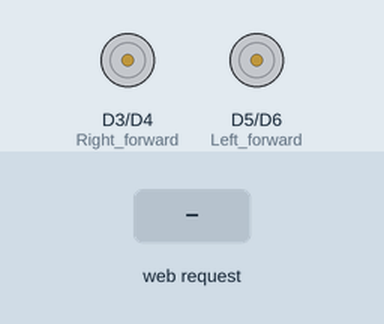
The sketch below on a simulated ESP8266 (NodeMCU). On the bench: motor-driver pin pairs drawn as motors (green arrow = first pin HIGH = forward, orange = second pin HIGH = backward, longer = more drive). The inputs (shaded band) are chosen by the test bench. WiFi joins after 1.5 s; servers stay silent unless stated; what the sketch prints to the serial monitor is not drawn.

Above: at 2.7 s.
2.8 s: HTTP request GET /5/on received
At 3.7 s:
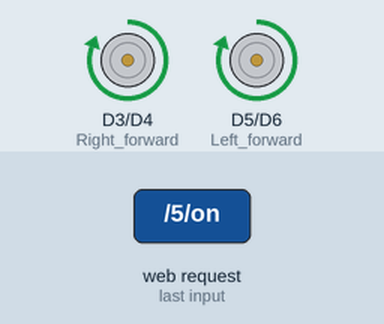
4.3 s: HTTP request GET /4/on received
At 4.8 s:
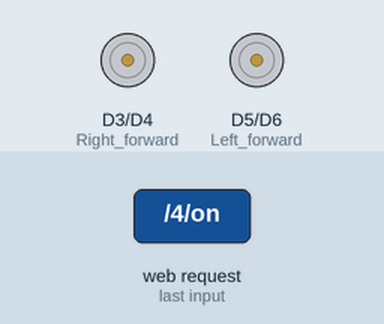
5.8 s: HTTP request GET /5/off received
At 7.2 s:
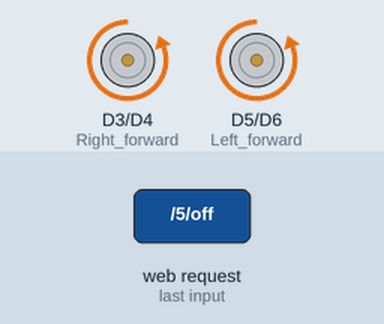
Timing chart, 0 to 8.8 s (numbered marks = the images above; inputs shaded):
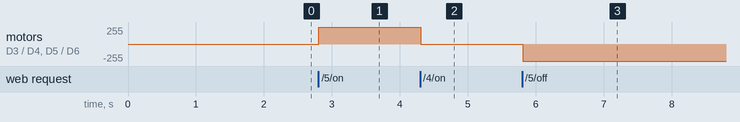

The sketch:

auto_server.ino
```cpp
#include "Arduino.h"

// Load Wi-Fi library
#include <ESP8266WiFi.h>

// Replace with your network credentials
const char* ssid     = "Linksys05662";
const char* password = "exoticraccoon056";

// Set web server port number to 80
WiFiServer server(80);

// Variable to store the HTTP request
String header;

// Auxiliar variables to store the current output state
String Right_forwardState = "off";
String Right_backState = "off";
String Left_forwardState = "off";
String Left_backState = "off";

// Assign output variables to GPIO pins
// const int Right_forward = 5;
// const int Right_back = 4;
// const int Left_forward = 12;
// const int Left_back = 14;

#define Right_forward D3
#define Left_forward D5
#define Right_back D4
#define Left_back D6

// Current time
unsigned long currentTime = millis();
// Previous time
unsigned long previousTime = 0;
// Define timeout time in milliseconds (example: 2000ms = 2s)
const long timeoutTime = 2000;

void setup() {
  Serial.begin(115200);
  // Initialize the output variables as outputs
  pinMode(Right_forward, OUTPUT);
  pinMode(Right_back, OUTPUT);
  pinMode(Left_forward, OUTPUT);
  pinMode(Left_back, OUTPUT);

  // Set outputs to LOW
  digitalWrite(Right_forward, LOW);
  digitalWrite(Right_back, LOW);
  digitalWrite(Left_forward, LOW);
  digitalWrite(Left_back, LOW);

  // Connect to Wi-Fi network with SSID and password
  Serial.print("Connecting to ");
  Serial.println(ssid);
  WiFi.begin(ssid, password);
  while (WiFi.status() != WL_CONNECTED) {
    delay(500);
    Serial.print(".");
  }
  // Print local IP address and start web server
  Serial.println("");
  Serial.println("WiFi connected.");
  Serial.println("IP address: ");
  Serial.println(WiFi.localIP());
  server.begin();
}

void loop(){
  WiFiClient client = server.available();   // Listen for incoming clients

  if (client) {                             // If a new client connects,
    Serial.println("New Client.");          // print a message out in the serial port
    String currentLine = "";                // make a String to hold incoming data from the client
    currentTime = millis();
    previousTime = currentTime;
    while (client.connected() && currentTime - previousTime <= timeoutTime) { // loop while the client's connected
      currentTime = millis();
      if (client.available()) {             // if there's bytes to read from the client,
        char c = client.read();             // read a byte, then
        Serial.write(c);                    // print it out the serial monitor
        header += c;
        if (c == '\n') {                    // if the byte is a newline character
          // if the current line is blank, you got two newline characters in a row.
          // that's the end of the client HTTP request, so send a response:
          if (currentLine.length() == 0) {
            // HTTP headers always start with a response code (e.g. HTTP/1.1 200 OK)
            // and a content-type so the client knows what's coming, then a blank line:
            client.println("HTTP/1.1 200 OK");
            client.println("Content-type:text/html");
            client.println("Connection: close");
            client.println();

            // turns the GPIOs on and off
            if (header.indexOf("GET /5/on") >= 0) {
              Serial.println("forward pin on");
              Right_forwardState = "on";
              digitalWrite(Right_forward, HIGH);
              digitalWrite(Left_forward, HIGH);
            } else if (header.indexOf("GET /5/off") >= 0) {
              Serial.println("forward pin off");
              Right_forwardState = "off";
              digitalWrite(Right_forward, LOW);
              digitalWrite(Left_forward, LOW);
            } else if (header.indexOf("GET /4/on") >= 0) {
              Serial.println("backward pin on");
              Right_backState = "on";
              digitalWrite(Right_back, HIGH);
              digitalWrite(Left_back, HIGH);
            } else if (header.indexOf("GET /4/off") >= 0) {
              Serial.println("backward pin off");
              Right_backState = "off";
              digitalWrite(Right_back, LOW);
              digitalWrite(Left_back, LOW);
            }

            // Display the HTML web page
            client.println("<!DOCTYPE html><html>");
            client.println("<head><meta name=\"viewport\" content=\"width=device-width, initial-scale=1\">");
            client.println("<link rel=\"icon\" href=\"data:,\">");
            // CSS to style the on/off buttons
            // Feel free to change the background-color and font-size attributes to fit your preferences
            client.println("<style>html { font-family: Helvetica; display: inline-block; margin: 0px auto; text-align: center;}");
            client.println(".button { background-color: #195B6A; border: none; color: white; padding: 16px 40px;");
            client.println("text-decoration: none; font-size: 30px; margin: 2px; cursor: pointer;}");
            client.println(".button2 {background-color: #77878A;}</style></head>");

            // Web Page Heading
            client.println("<body><h1>Thot destroyer 9000</h1>");

            // Display current state, and ON/OFF buttons for forward pin
            client.println("<p>forward pin - State " + Right_forwardState + "</p>");
            // If the Right_forwardState is off, it displays the ON button
            if (Right_forwardState=="off") {
              client.println("<p><a href=\"/5/on\"><button class=\"button\">ON</button></a></p>");
            } else {
              client.println("<p><a href=\"/5/off\"><button class=\"button button2\">OFF</button></a></p>");
            }

            // Display current state, and ON/OFF buttons for backward pin
            client.println("<p>backward pin - State " + Right_backState + "</p>");
            // If the Right_backState is off, it displays the ON button
            if (Right_backState=="off") {
              client.println("<p><a href=\"/4/on\"><button class=\"button\">ON</button></a></p>");
            } else {
              client.println("<p><a href=\"/4/off\"><button class=\"button button2\">OFF</button></a></p>");
            }
            client.println("</body></html>");

            // The HTTP response ends with another blank line
            client.println();
            // Break out of the while loop
            break;
          } else { // if you got a newline, then clear currentLine
            currentLine = "";
          }
        } else if (c != '\r') {  // if you got anything else but a carriage return character,
          currentLine += c;      // add it to the end of the currentLine
        }
      }
    }
    // Clear the header variable
    header = "";
    // Close the connection
    client.stop();
    Serial.println("Client disconnected.");
    Serial.println("");
  }
}
```

Measured:
- after the input at 2.8 s, motor on D3 (Right_forward) / D4 (Right_back), motor on D5 (Left_forward) / D6 (Left_back): stopped → forward 255/255 at once
- after the input at 4.3 s, motor on D3 (Right_forward) / D4 (Right_back), motor on D5 (Left_forward) / D6 (Left_back): forward 255/255 → stopped at once
- after the input at 5.8 s, motor on D3 (Right_forward) / D4 (Right_back), motor on D5 (Left_forward) / D6 (Left_back): stopped → backward 255/255 at once
